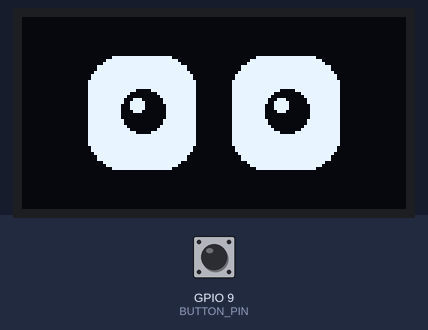
Bench run of a sketch on a simulated ESP32-C3. Parts: 128×64 one-colour display. The test bench sets the inputs (shaded band); at power-on: GPIO 9 (BUTTON_PIN) HIGH. Random numbers use the default seed unless the sketch sets one.

Above: at 1.2 s.
1.3 s: GPIO 9 (BUTTON_PIN) pulled LOW for 0.15 s
At 1.83 s:
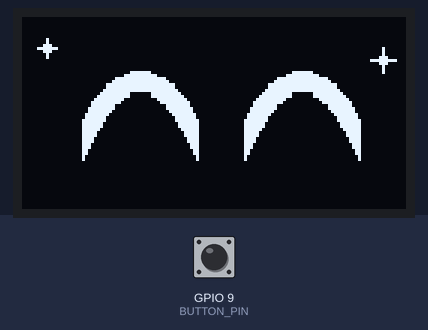
2.0 s: GPIO 9 (BUTTON_PIN) pulled LOW for 1 s
At 3.13 s:
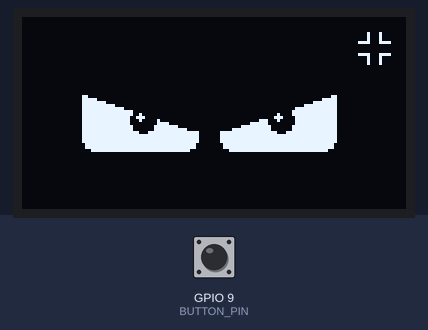
3.6 s: GPIO 9 (BUTTON_PIN) pulled LOW for 0.15 s
At 4.17 s:
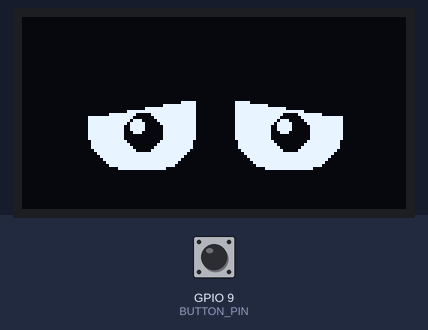
4.3 s: GPIO 9 (BUTTON_PIN) pulled LOW for 1 s
At 5.4 s:
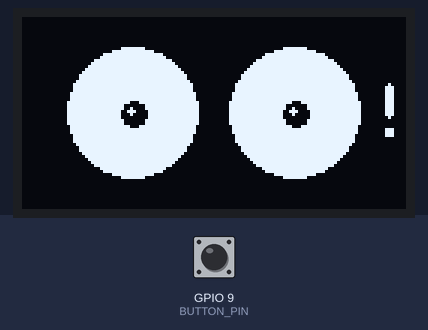
Timing chart, 0 to 6.9 s (numbered marks = the images above; inputs shaded):
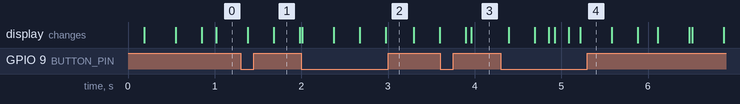

The sketch:

keychain_eyes.ino
```cpp
/*
  ESP32-C3 Super Mini - animated keychain eyes
  --------------------------------------------
  Press the button to cycle moods:
    0 Normal     breathing, wandering gaze, natural (double) blinks
    1 Happy      bouncing ^ ^ eyes, giggles, winks, twinkling sparkles
    2 Angry      slanted lids, trembling, periodic rage flare-ups, side glares
    3 Sleepy     drooping lids, head nods, jolts awake, dozes off with floating Zzz
    4 Surprised  big round eyes that "pop", tiny shaking pupils, darting looks, "!"

  How it works
    * Everything that moves is a small spring (see Spring struct), so eyes
      accelerate, overshoot and settle instead of jumping between positions.
    * No delay() calls - the loop runs a ~30 FPS animation clock and keeps
      polling the button the whole time.
    * Changing mood = eyes blink shut, the mood swaps while they are closed,
      then they re-open with a mood-specific "entry kick".

  Wiring (unchanged): SDA = GPIO5, SCL = GPIO4, button = GPIO3 -> GND
*/

#include <Wire.h>
#include <Adafruit_GFX.h>
#include <Adafruit_SSD1306.h>

// ---------------------------------------------------------------- hardware
#define OLED_WIDTH   128      // change to 128x32 if that is your panel
#define OLED_HEIGHT  64
#define OLED_SDA     3
#define OLED_SCL     4
#define BUTTON_PIN   9
#define OLED_ADDRESS 0x3C
#define DEBOUNCE_MS  35
#define FRAME_MS     33       // target frame time (~30 FPS)

Adafruit_SSD1306 display(OLED_WIDTH, OLED_HEIGHT, &Wire, -1);

enum Mood {
  MOOD_NORMAL = 0,
  MOOD_HAPPY,
  MOOD_ANGRY,
  MOOD_SLEEPY,
  MOOD_SURPRISED,
  MOOD_COUNT
};

// ---------------------------------------------------------------- helpers
static inline int   imin(int a, int b) { return a < b ? a : b; }
static inline int   imax(int a, int b) { return a > b ? a : b; }
static inline float clampf(float v, float lo, float hi) {
  return v < lo ? lo : (v > hi ? hi : v);
}
static inline int iround(float v) { return (int)(v < 0 ? v - 0.5f : v + 0.5f); }
// random float in [a, b]
static inline float frand(float a, float b) {
  return a + (b - a) * (random(0, 10001) / 10000.0f);
}

// ---------------------------------------------------------------- springs
// A damped spring chases `target`. Low damping = bouncy, high = smooth.
struct Spring {
  float pos, vel, target, k, c;
  void init(float p, float stiffness, float damping) {
    pos = target = p; vel = 0; k = stiffness; c = damping;
  }
  void step(float dt) {
    float acc = (target - pos) * k - vel * c;
    vel += acc * dt;
    pos += vel * dt;
  }
  void snap() { pos = target; vel = 0; }
};

Spring sW, sH, sGap;            // eye width / height (arch rise when happy) / gap
Spring sLookX, sLookY;          // gaze direction  -1..1
Spring sLidTop;                 // flat top-lid, 0..1 of eye height
Spring sSlant;                  // +1 angry (inner corners down), -1 tired (outer corners down)
Spring sPupil;                  // pupil size multiplier
Spring sRound;                  // corner roundness 0..1
Spring sOffX, sOffY;            // whole-face offset in pixels
Spring sBlink;                  // 0 open .. 1 shut (slightly negative = wide-open overshoot)
Spring sWink;                   // right-eye wink (happy)

Spring* const shapeSprings[] = {
  &sW, &sH, &sGap, &sLookX, &sLookY, &sLidTop, &sSlant,
  &sPupil, &sRound, &sOffX, &sOffY, &sWink
};
const int NUM_SHAPE = sizeof(shapeSprings) / sizeof(shapeSprings[0]);

// ---------------------------------------------------------------- state
int  SW, SH;                    // screen size
float baseW, baseH, baseGap;    // default eye geometry (scales with the screen)

int  mood = MOOD_NORMAL;
int  pendingMood = MOOD_NORMAL;
bool transitioning = false;
unsigned long moodStart = 0;

unsigned long nextBlinkAt = 0, nextLookAt = 0, nextEventAt = 0;
bool doubleBlinkPending = false;
bool glanceBack = false;

// per-frame overlays (set by the mood logic, applied in drawFrame)
float fxX = 0, fxY = 0, fxH = 0;   // shake / bounce / breathing
float pjx = 0, pjy = 0;            // pupil jitter in pixels

// angry
bool  flaring = false;
unsigned long flareEnd = 0;
float shake = 0;

// happy
unsigned long giggleUntil = 0, winkUntil = 0;

// sleepy
enum SleepPhase { SLP_DROOP, SLP_DOZE, SLP_WAKE };
SleepPhase sleepPhase = SLP_DROOP;
unsigned long phaseStart = 0, phaseDur = 3000;
bool zOn = false;

// surprised
unsigned long bangShowAt = 0, bangUntil = 0;

// button
int lastRawButtonState = HIGH;
int stableButtonState  = HIGH;
unsigned long lastDebounceTime = 0;
unsigned long lastFrame = 0;

// ---------------------------------------------------------------- setup of springs
void initSprings() {
  sW.init(baseW, 220, 15);          // underdamped: eyes "pop"
  sH.init(baseH, 220, 15);
  sGap.init(baseGap, 150, 22);
  sLookX.init(0, 300, 30);          // quick, soft-landing eye saccades
  sLookY.init(0, 300, 30);
  sLidTop.init(0, 140, 20);         // slow, smooth lids
  sSlant.init(0, 160, 22);
  sPupil.init(1, 200, 24);
  sRound.init(0.62f, 160, 22);
  sOffX.init(0, 180, 14);           // bouncy
  sOffY.init(0, 180, 14);
  sBlink.init(1, 700, 36);          // very fast, tiny overshoot on opening
  sWink.init(0, 400, 30);
}

// Resting target shape for a mood
void setBase(int m) {
  sLookX.target = 0;  sLookY.target = 0;
  sOffX.target  = 0;  sOffY.target  = 0;
  sLidTop.target = 0; sSlant.target = 0;
  sPupil.target = 1.0f;
  sRound.target = 0.62f;
  sW.target = baseW; sH.target = baseH; sGap.target = baseGap;
  sWink.target = 0;

  switch (m) {
    case MOOD_HAPPY:
      sW.target = baseW * 1.05f;
      sH.target = baseH * 0.50f;          // arch height
      sGap.target = baseGap * 1.3f;
      sPupil.target = 0;
      break;

    case MOOD_ANGRY:
      sW.target = baseW * 1.05f;
      sH.target = baseH * 0.80f;
      sGap.target = baseGap * 0.75f;
      sRound.target = 0.35f;
      sSlant.target = 0.8f;
      sLidTop.target = 0.10f;
      sPupil.target = 0.75f;
      break;

    case MOOD_SLEEPY:
      sH.target = baseH * 0.92f;
      sRound.target = 0.8f;
      sLidTop.target = 0.30f;
      sSlant.target = -0.35f;
      sPupil.target = 0.9f;
      break;

    case MOOD_SURPRISED: {
      float big = SH * 0.68f;
      float cap = SW * 0.36f;
      if (big > cap) big = cap;
      sW.target = big; sH.target = big;
      sGap.target = baseGap * 0.8f;
      sRound.target = 1.0f;
      sPupil.target = 0.5f;
    } break;

    default: break;
  }
}

// (takes an int on purpose: the Arduino IDE auto-generates prototypes above the
//  enum declarations, so a custom enum type in a signature would not compile)
void setSleepPhase(int p, unsigned long now) {
  sleepPhase = (SleepPhase)p;
  phaseStart = now;
  if (p == SLP_DROOP)      phaseDur = random(3000, 4800);
  else if (p == SLP_DOZE)  phaseDur = random(2200, 3600);
  else                     phaseDur = 1400;
}

// Called at the moment the eyes are shut: loads the new mood.
void enterMood(unsigned long now) {
  moodStart = now;
  flaring = false; shake = 0; zOn = false;
  giggleUntil = 0; winkUntil = 0;
  bangShowAt = 0; bangUntil = 0;
  doubleBlinkPending = false; glanceBack = false;
  nextBlinkAt = now + random(1500, 4000);
  nextLookAt  = now + random(600, 2000);
  nextEventAt = now + 2000;

  setBase(mood);
  for (int i = 0; i < NUM_SHAPE; i++) shapeSprings[i]->snap();   // invisible: eyes are shut

  switch (mood) {
    case MOOD_HAPPY:
      sOffY.vel = -70;                 // little hop
      giggleUntil = now + 700;         // instant giggle
      nextEventAt = now + 1400;
      break;
    case MOOD_ANGRY:
      nextEventAt = now + 150;         // flare up right away
      break;
    case MOOD_SLEEPY:
      setSleepPhase(SLP_DROOP, now);
      break;
    case MOOD_SURPRISED:
      sW.pos = sW.target * 0.55f;      // spring pops them wide open
      sH.pos = sH.target * 0.55f;
      sOffY.vel = -40;
      bangShowAt = now + 350;
      bangUntil  = now + 1700;
      nextEventAt = now + 2600;
      nextLookAt  = now + 1000;
      break;
    default: break;
  }
}

// ---------------------------------------------------------------- mood behaviour
void startBlink() { sBlink.target = 1.0f; }

void updateNormal(unsigned long now, float t) {
  fxH = 1.6f * sinf(t * 2.2f);                 // breathing
  fxY = 0.8f * sinf(t * 1.6f + 1.0f);

  if (now >= nextBlinkAt) {
    startBlink();
    if (doubleBlinkPending) {
      doubleBlinkPending = false;
      nextBlinkAt = now + random(2200, 5200);
    } else if (random(100) < 22) {
      doubleBlinkPending = true;               // quick double blink
      nextBlinkAt = now + 260;
    } else {
      nextBlinkAt = now + random(2200, 5200);
    }
  }

  if (now >= nextLookAt) {
    if (glanceBack) {                          // second half of a quick glance
      sLookX.target = -sLookX.target;
      glanceBack = false;
      nextLookAt = now + random(1200, 2800);
    } else {
      int r = random(100);
      if (r < 25) {
        sLookX.target = 0; sLookY.target = 0;
        nextLookAt = now + random(900, 2400);
      } else if (r < 85) {
        sLookX.target = frand(-1.0f, 1.0f);
        sLookY.target = frand(-0.7f, 0.7f);
        nextLookAt = now + random(900, 3200);
      } else {
        sLookX.target = random(2) ? -1.0f : 1.0f;
        sLookY.target = 0;
        glanceBack = true;
        nextLookAt = now + 520;
      }
    }
  }
}

void updateHappy(unsigned long now, float t) {
  fxY = -fabsf(sinf(t * 4.6f)) * 3.2f + 1.2f;  // bouncing
  fxX = sinf(t * 2.3f) * 1.2f;                 // happy sway

  if (now < giggleUntil) {                     // giggle shake that fades out
    float k = (giggleUntil - now) / 700.0f;
    fxX += sinf(t * 42.0f) * 2.6f * k;
  }

  if (now >= nextEventAt) {
    if (random(100) < 50) {
      giggleUntil = now + 700;
    } else {
      winkUntil = now + 420;
      sWink.target = 1.0f;
    }
    nextEventAt = now + random(2200, 4500);
  }
  if (winkUntil && now >= winkUntil) { sWink.target = 0; winkUntil = 0; }
}

void updateAngry(unsigned long now, float t) {
  if (!flaring && now >= nextEventAt) { flaring = true; flareEnd = now + 750; }

  if (flaring) {
    sSlant.target = 1.0f;   sLidTop.target = 0.16f;
    sH.target = baseH * 0.66f;  sW.target = baseW * 1.08f;
    sGap.target = baseGap * 0.55f;
    sPupil.target = 0.5f;
    sLookX.target = 0;      sLookY.target = 0.3f;
    shake = 2.0f;
    if (now >= flareEnd) {
      flaring = false;
      nextEventAt = now + random(2600, 5200);
    }
  } else {
    sSlant.target = 0.8f;   sLidTop.target = 0.10f;
    sH.target = baseH * 0.80f;  sW.target = baseW * 1.05f;
    sGap.target = baseGap * 0.75f;
    sPupil.target = 0.75f;
    shake = 0.45f;

    if (now >= nextLookAt) {                   // side-eye glares
      sLookX.target = (random(3) == 0) ? 0.0f : (random(2) ? -0.9f : 0.9f);
      sLookY.target = 0.2f;
      nextLookAt = now + random(700, 1800);
    }
    if (now >= nextBlinkAt) {                  // rare, slow blink
      startBlink();
      nextBlinkAt = now + random(5000, 9000);
    }
  }

  fxH = 1.2f * sinf(t * 5.0f);                 // heavy breathing
  fxX = frand(-1.0f, 1.0f) * shake;            // trembling
  fxY = frand(-1.0f, 1.0f) * shake * 0.6f;
  pjx = frand(-1.0f, 1.0f) * shake * 0.5f;
  pjy = frand(-1.0f, 1.0f) * shake * 0.5f;
}

void updateSleepy(unsigned long now, float t) {
  float p = clampf((now - phaseStart) / (float)phaseDur, 0.0f, 1.0f);

  switch (sleepPhase) {
    case SLP_DROOP:
      sLidTop.target = 0.30f + 0.52f * p * p;  // slowly sinking lids
      sSlant.target  = -0.35f;
      sOffY.target   = 4.0f * p;               // head sinks
      sLookY.target  = 0.5f;
      sLookX.target  = 0;
      zOn = (p > 0.55f);
      if (p >= 1.0f) {
        if (random(100) < 55) {
          setSleepPhase(SLP_DOZE, now);        // dozes off completely
        } else {
          setSleepPhase(SLP_WAKE, now);        // head-nod jolt
          sOffY.vel = -60;
          sLidTop.vel = -3.0f;
        }
      }
      break;

    case SLP_DOZE:
      sLidTop.target = 0.90f;
      sSlant.target  = 0;
      sOffY.target   = 5.0f;
      sLookY.target  = 0.3f;
      zOn = true;
      fxY = sinf(t * 1.6f) * 1.2f;             // slow sleeping breath
      fxH = sinf(t * 1.6f) * 0.8f;
      if (p >= 1.0f) setSleepPhase(SLP_WAKE, now);   // gentle wake-up
      break;

    case SLP_WAKE:
      sLidTop.target = (p < 0.55f) ? 0.05f : 0.30f;
      sSlant.target  = (p < 0.55f) ? 0.0f : -0.35f;
      sOffY.target   = (p < 0.55f) ? -1.5f : 0.0f;
      sLookY.target  = 0;
      zOn = false;
      if (p >= 1.0f) setSleepPhase(SLP_DROOP, now);
      break;
  }
  fxX += sinf(t * 0.8f) * 1.2f;                // sleepy sway
}

void updateSurprised(unsigned long now, float t) {
  unsigned long el = now - moodStart;

  pjx = frand(-0.8f, 0.8f);                    // shaking pupils
  pjy = frand(-0.8f, 0.8f);
  fxH = 0.5f * sinf(t * 18.0f);                // heartbeat shiver

  if (el < 900) {
    sLookX.target = 0; sLookY.target = 0;      // frozen stare
  } else if (now >= nextLookAt) {              // nervous darting
    sLookX.target = (random(2) ? -1.0f : 1.0f) * frand(0.6f, 1.0f);
    sLookY.target = frand(-0.5f, 0.3f);
    nextLookAt = now + random(450, 1100);
  }

  if (el > 1500 && now >= nextEventAt) {       // double-take: squash, then pop again
    sW.pos = sW.target * 0.8f;
    sH.pos = sH.target * 0.8f;
    sW.vel = 0; sH.vel = 0;
    bangShowAt = now + 300;
    bangUntil  = now + 1300;
    nextEventAt = now + random(2500, 4500);
  }

  if (now >= nextBlinkAt) {                    // rare slow blink
    startBlink();
    nextBlinkAt = now + random(4000, 7000);
  }
}

// ---------------------------------------------------------------- drawing
void drawEye(int cx, int cy, int w, int h, bool left,
             float lookX, float lookY, float pupilScale,
             float lidFrac, float slant, float roundness) {
  if (w < 2 || h < 2) return;
  int x = cx - w / 2;
  int y = cy - h / 2;
  int r = (int)(imin(w, h) * 0.5f * roundness);

  display.fillRoundRect(x, y, w, h, r, SSD1306_WHITE);

  // pupil (travels on an ellipse so it never leaves the eye)
  int pr = iround(w * 0.19f * pupilScale);
  pr = imin(pr, h / 2 - 1);
  if (pr >= 1) {
    float mx = (float)imax(0, w / 2 - pr - 2);
    float my = (float)imax(0, h / 2 - pr - 2);
    float dx = lookX * mx, dy = lookY * my;
    float len = sqrtf((mx > 0 ? (dx * dx) / (mx * mx) : 0) +
                      (my > 0 ? (dy * dy) / (my * my) : 0));
    if (len > 1.0f) { dx /= len; dy /= len; }
    int px = cx + iround(dx + pjx);
    int py = cy + iround(dy + pjy);
    display.fillCircle(px, py, pr, SSD1306_BLACK);
    if (pr >= 3) {
      display.fillCircle(px - pr / 3, py - pr / 3, imax(1, pr / 3), SSD1306_WHITE);
    }
  }

  // eyelids: a black slanted quad laid over the top of the eye
  float flat = lidFrac * h;
  float inner = flat, outer = flat;
  if (slant > 0) inner += slant * h * 0.55f;       // angry
  else           outer += -slant * h * 0.45f;      // tired
  if (inner > 0.5f || outer > 0.5f) {
    int dl = iround(left ? outer : inner);
    int dr = iround(left ? inner : outer);
    dl = imin(dl, h - 2);
    dr = imin(dr, h - 2);
    int x0 = x - 1, x1 = x + w, yT = y - 1;
    display.fillTriangle(x0, yT, x1, yT, x1, y + dr, SSD1306_BLACK);
    display.fillTriangle(x0, yT, x1, y + dr, x0, y + dl, SSD1306_BLACK);
  }
}

// Happy "^" eye: a thick parabola with constant stroke width
void drawHappyEye(int cx, int cy, int w, int rise, int thick) {
  int half = w / 2;
  if (half < 2) return;
  int base = cy - thick / 2 - rise / 2;
  for (int dx = -half; dx <= half; dx++) {
    float u = (float)dx / (float)half;
    int yTop = base + iround(rise * u * u);
    float slope = 2.0f * rise * fabsf(u) / (float)half;
    int tt = iround(thick * sqrtf(1.0f + slope * slope));
    if (tt > thick * 2) tt = thick * 2;
    display.drawFastVLine(cx + dx, yTop - (tt - thick) / 2, tt, SSD1306_WHITE);
  }
}

void drawSparkle(int x, int y, int r) {
  display.drawFastHLine(x - r, y, 2 * r + 1, SSD1306_WHITE);
  display.drawFastVLine(x, y - r, 2 * r + 1, SSD1306_WHITE);
  if (r >= 3) {
    display.drawPixel(x - 1, y - 1, SSD1306_WHITE);
    display.drawPixel(x + 1, y - 1, SSD1306_WHITE);
    display.drawPixel(x - 1, y + 1, SSD1306_WHITE);
    display.drawPixel(x + 1, y + 1, SSD1306_WHITE);
  }
}

void drawSparkles(float t, bool burst) {
  static const float fx[4] = { 0.06f, 0.94f, 0.94f, 0.06f };
  static const float fy[4] = { 0.16f, 0.22f, 0.80f, 0.78f };
  for (int i = 0; i < 4; i++) {
    float s = sinf(t * 3.2f + i * 1.7f);
    if (s <= 0) continue;
    int r = 1 + (int)(s * (burst ? 5.0f : 3.0f));
    drawSparkle(iround(SW * fx[i]), iround(SH * fy[i]), r);
  }
}

// Classic "anger mark": four corner strokes with the corners pointing inward
void drawAngerMark(unsigned long now) {
  int s  = 3 + (int)((now / 110) % 2);
  int g  = 2;
  int cx = SW - 11;
  int cy = imax(9, (int)(SH * 0.17f));
  display.drawFastHLine(cx - g - s, cy - g, s + 1, SSD1306_WHITE);
  display.drawFastVLine(cx - g, cy - g - s, s + 1, SSD1306_WHITE);
  display.drawFastHLine(cx + g, cy - g, s + 1, SSD1306_WHITE);
  display.drawFastVLine(cx + g, cy - g - s, s + 1, SSD1306_WHITE);
  display.drawFastHLine(cx - g - s, cy + g, s + 1, SSD1306_WHITE);
  display.drawFastVLine(cx - g, cy + g, s + 1, SSD1306_WHITE);
  display.drawFastHLine(cx + g, cy + g, s + 1, SSD1306_WHITE);
  display.drawFastVLine(cx + g, cy + g, s + 1, SSD1306_WHITE);
}

void drawBang(unsigned long now) {
  int bob = (int)(fabsf(sinf(now * 0.012f)) * 2.0f);
  int x = SW - 7;
  int y = SH / 2 - 10 - bob;
  display.fillRoundRect(x, y, 3, 12, 1, SSD1306_WHITE);
  display.fillRect(x, y + 15, 3, 3, SSD1306_WHITE);
}

// Floating z Z Z
void drawZs(float t) {
  for (int i = 0; i < 3; i++) {
    float ph = fmodf(t * 0.42f + i * 0.34f, 1.0f);
    if (ph < 0.06f) continue;
    int x = iround(SW * 0.855f + ph * SW * 0.05f + sinf(ph * 9.0f) * 1.2f);
    int y = iround(SH * 0.58f - ph * SH * 0.46f);
    bool big = (ph >= 0.45f);
    display.setTextSize(big ? 2 : 1);
    display.setCursor(x, y);
    display.print(big ? 'Z' : 'z');
  }
  display.setTextSize(1);
}

void drawFrame(unsigned long now) {
  display.clearDisplay();
  const float t = (now - moodStart) / 1000.0f;

  const float blink = clampf(sBlink.pos, -0.25f, 1.0f);
  const float w     = sW.pos * (1.0f + 0.10f * blink);   // eyes widen a touch when squashed
  const float hRaw  = sH.pos + fxH;
  const float gap   = sGap.pos;

  const float lookShiftX = (mood == MOOD_SURPRISED) ? 3.0f : SW * 0.04f;
  const float shiftX = sLookX.pos * lookShiftX + sOffX.pos + fxX;
  const float shiftY = sLookY.pos * (SH * 0.05f) + sOffY.pos + fxY;

  const float cy  = SH * 0.5f + shiftY;
  const float cxL = SW * 0.5f - (gap + w) * 0.5f + shiftX;
  const float cxR = SW * 0.5f + (gap + w) * 0.5f + shiftX;

  if (mood == MOOD_HAPPY) {
    int rise  = imax(2, iround(hRaw * (1.0f - 0.7f * blink)));
    int riseR = imax(1, iround(rise * (1.0f - 0.85f * clampf(sWink.pos, 0.0f, 1.0f))));
    int thick = imax(3, iround(SH * 0.11f));
    drawHappyEye(iround(cxL), iround(cy), iround(w), rise,  thick);
    drawHappyEye(iround(cxR), iround(cy), iround(w), riseR, thick);
    drawSparkles(t, now < giggleUntil);
  } else {
    int hh = iround(hRaw * (1.0f - 0.92f * blink));        // blink = vertical squash
    int ww = iround(w);
    float lid = clampf(sLidTop.pos, 0.0f, 0.95f);
    drawEye(iround(cxL), iround(cy), ww, hh, true,
            sLookX.pos, sLookY.pos, sPupil.pos, lid, sSlant.pos, sRound.pos);
    drawEye(iround(cxR), iround(cy), ww, hh, false,
            sLookX.pos, sLookY.pos, sPupil.pos, lid, sSlant.pos, sRound.pos);

    if (mood == MOOD_ANGRY && flaring) drawAngerMark(now);
    if (mood == MOOD_SLEEPY && zOn) drawZs(t);
    if (mood == MOOD_SURPRISED && now >= bangShowAt && now < bangUntil) drawBang(now);
  }
  display.display();
}

// ---------------------------------------------------------------- animation clock
void stepAnimation(unsigned long now, float dt) {
  // blink bookkeeping: open again as soon as the lids are shut
  if (!transitioning && sBlink.target > 0.5f && sBlink.pos > 0.93f) sBlink.target = 0;

  // mood swap happens while the eyes are closed
  if (transitioning && sBlink.pos > 0.93f) {
    mood = pendingMood;
    transitioning = false;
    enterMood(now);
    sBlink.target = 0;
  }

  if (transitioning) {
    fxX *= 0.6f; fxY *= 0.6f; fxH *= 0.6f; pjx *= 0.6f; pjy *= 0.6f;
  } else {
    fxX = fxY = fxH = pjx = pjy = 0;
    float t = (now - moodStart) / 1000.0f;
    switch (mood) {
      case MOOD_NORMAL:    updateNormal(now, t);    break;
      case MOOD_HAPPY:     updateHappy(now, t);     break;
      case MOOD_ANGRY:     updateAngry(now, t);     break;
      case MOOD_SLEEPY:    updateSleepy(now, t);    break;
      case MOOD_SURPRISED: updateSurprised(now, t); break;
    }
  }

  // physics, two sub-steps per frame for stability
  const int SUB = 2;
  float h = dt / SUB;
  for (int s = 0; s < SUB; s++) {
    for (int i = 0; i < NUM_SHAPE; i++) shapeSprings[i]->step(h);
    sBlink.step(h);
  }
}

void onButtonPress() {
  if (transitioning) {
    pendingMood = (pendingMood + 1) % MOOD_COUNT;   // fast taps skip ahead
  } else {
    pendingMood = (mood + 1) % MOOD_COUNT;
    transitioning = true;
    sBlink.target = 1.0f;                           // close the eyes
  }
}

// ---------------------------------------------------------------- Arduino entry points
void setup() {
  pinMode(BUTTON_PIN, INPUT_PULLUP);

  Wire.begin(OLED_SDA, OLED_SCL);

  if (!display.begin(SSD1306_SWITCHCAPVCC, OLED_ADDRESS)) {
    while (true) {
      delay(100);
    }
  }

  display.setTextColor(SSD1306_WHITE);
  display.setTextWrap(false);

  SW = display.width();
  SH = display.height();
  baseW   = SW * 0.28f;
  baseH   = SH * 0.58f;
  baseGap = SW * 0.10f;

  initSprings();

  unsigned long now = millis();
  mood = pendingMood = MOOD_NORMAL;
  enterMood(now);
  sBlink.pos = 1.0f;          // boot with eyes shut...
  sBlink.target = 0;          // ...and wake up
  lastFrame = now;
}

void loop() {
  int reading = digitalRead(BUTTON_PIN);

  if (reading != lastRawButtonState) {
    lastDebounceTime = millis();
    lastRawButtonState = reading;
  }

  if (millis() - lastDebounceTime >= DEBOUNCE_MS) {
    if (reading != stableButtonState) {
      stableButtonState = reading;
      if (stableButtonState == LOW) {
        onButtonPress();
      }
    }
  }

  unsigned long now = millis();
  if (now - lastFrame >= FRAME_MS) {
    float dt = (now - lastFrame) / 1000.0f;
    if (dt > 0.05f) dt = 0.05f;
    lastFrame = now;
    stepAnimation(now, dt);
    drawFrame(now);
  }
}
```
